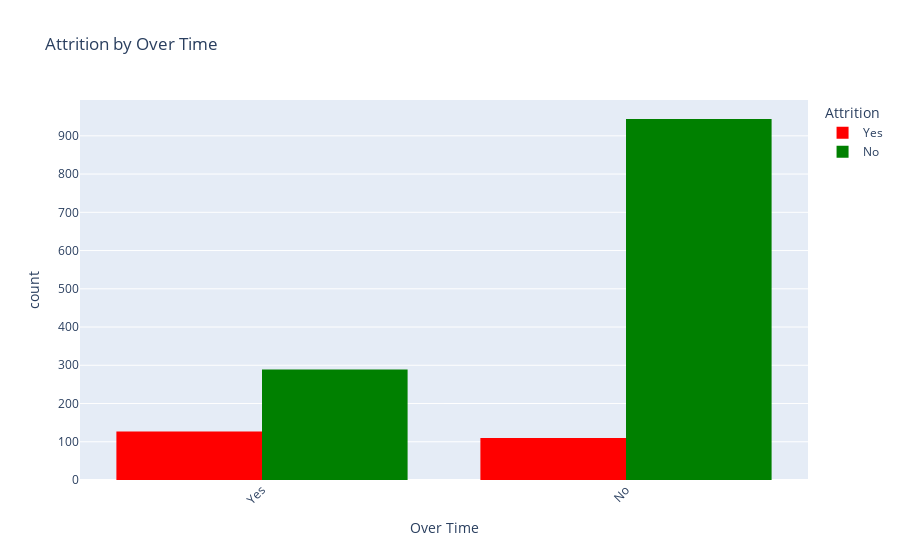

Notebook cell for this chart:
### Code cell
fig2 = px.histogram(df, x="OverTime", color="Attrition", barmode="group",
                    title="Attrition by Over Time",
                    labels={"Attrition": "Attrition", "OverTime": "Over Time"},
                    color_discrete_map={"Yes": "red", "No": "green"})

fig2.update_layout(xaxis_tickangle=-45)
fig2.show()

### Figure 1 — Plotly figure (JSON) as saved in the notebook; plotly's stock layout.template omitted (floating-point values rounded to 4 significant figures; data arrays with more than 128 entries replaced by an {"elided": "..."} marker saying what was removed)
{"data": [{"alignmentgroup": "True", "bingroup": "x", "hovertemplate": "Attrition=Yes<br>Over Time=%{x}<br>count=%{y}<extra></extra>", "legendgroup": "Yes", "marker": {"color": "red", "pattern": {"shape": ""}}, "name": "Yes", "offsetgroup": "Yes", "orientation": "v", "showlegend": true, "type": "histogram", "x": {"elided": "237 str values"}, "xaxis": "x", "yaxis": "y"}, {"alignmentgroup": "True", "bingroup": "x", "hovertemplate": "Attrition=No<br>Over Time=%{x}<br>count=%{y}<extra></extra>", "legendgroup": "No", "marker": {"color": "green", "pattern": {"shape": ""}}, "name": "No", "offsetgroup": "No", "orientation": "v", "showlegend": true, "type": "histogram", "x": {"elided": "1233 str values"}, "xaxis": "x", "yaxis": "y"}], "layout": {"barmode": "group", "legend": {"title": {"text": "Attrition"}, "tracegroupgap": 0}, "title": {"text": "Attrition by Over Time"}, "xaxis": {"anchor": "y", "domain": [0, 1], "tickangle": -45, "title": {"text": "Over Time"}}, "yaxis": {"anchor": "x", "domain": [0, 1], "title": {"text": "count"}}}}
